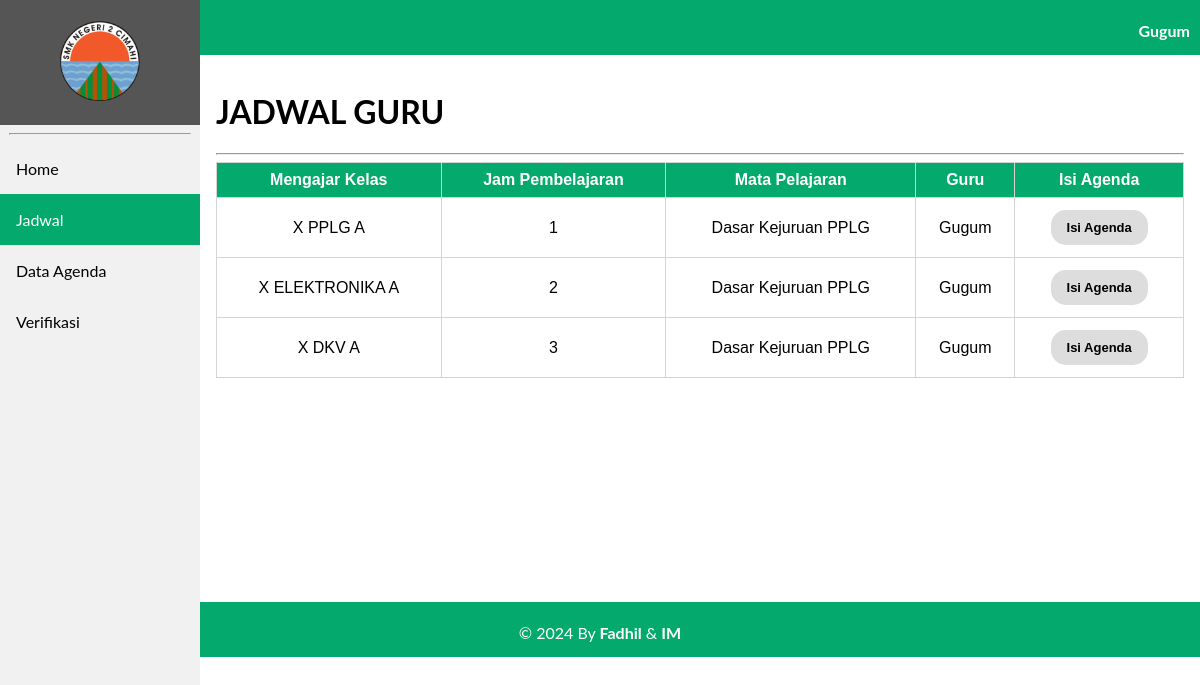
Before: /agenda/data_agenda_guru.php?id=198111032008011005 with the older database file.
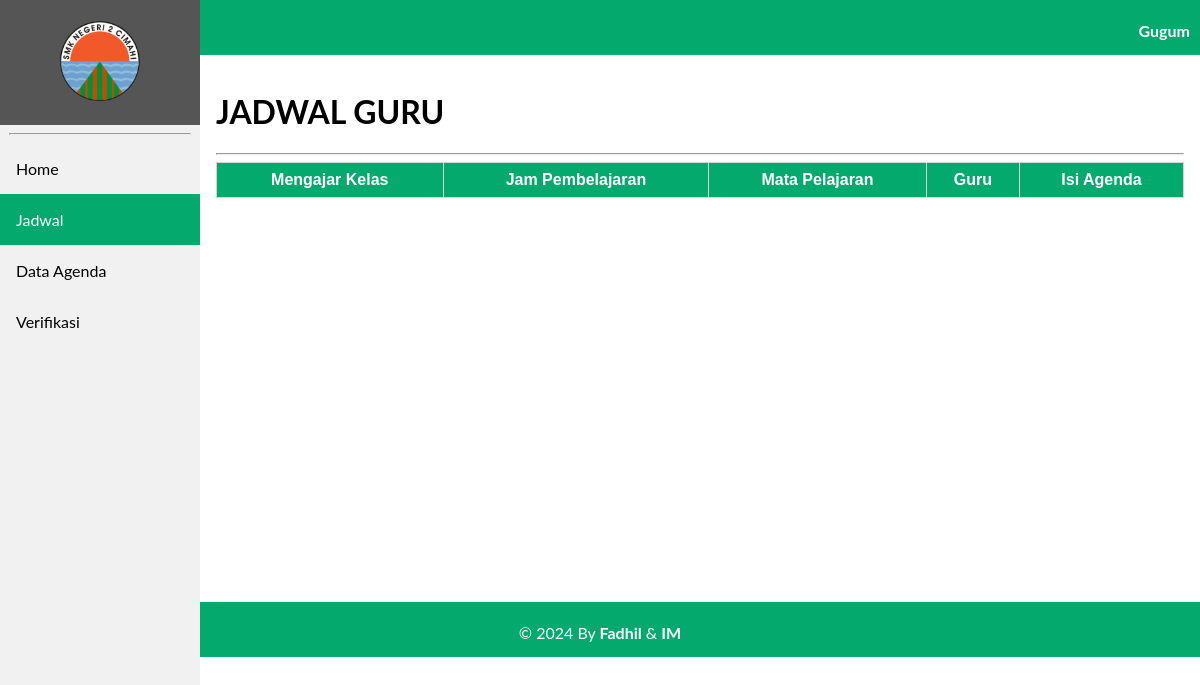
After: the same page with the newer database file.
### tables this page shows
CREATE TABLE `tb_guru` (
  `nip` varchar(18) NOT NULL,
  `id_mapel` varchar(6) NOT NULL,
  `nama_guru` varchar(100) NOT NULL,
  `password` varchar(100) NOT NULL,
  `role` int(11) NOT NULL
);

CREATE TABLE `tb_jadwal` (
  `id_jadwal` int(11) NOT NULL,
  `id_kelas` varchar(6) NOT NULL,
  `hari` varchar(10) NOT NULL,
  `jam` varchar(15) NOT NULL,
  `nip` varchar(18) NOT NULL,
  `id_mapel` varchar(6) NOT NULL,
  `ruangan` varchar(50) NOT NULL
);

CREATE TABLE `tb_kelas` (
  `id_kelas` varchar(6) NOT NULL,
  `nama_kelas` varchar(50) NOT NULL,
  `username` varchar(50) NOT NULL,
  `password` varchar(50) NOT NULL,
  `role` int(11) NOT NULL
);

CREATE TABLE `tb_mapel` (
  `id_mapel` varchar(6) NOT NULL,
  `nama_mapel` varchar(70) NOT NULL
);

### agenda/data_agenda_guru.php (the view, shortened to what this page needs)
<!DOCTYPE html>
<html lang="en">
<?php
    include 'koneksi.php';
    $nip = $_GET['id'];
    $sql1 = "SELECT * FROM tb_guru WHERE nip='$nip'";
    $k = mysqli_query($Conn,$sql1);
?>
<head>
    <link rel="stylesheet" href="navbar.css">
</head>
<body>
    <header>
        <div class="sidebar">
            <a href="beranda2.php?id=<?= $nip ?>"><center><img src="image/2cmi.PNG" style="width: 80px; padding: 5px;"></center></a>
            <hr  style="width: 90%;">
            <a href="beranda2.php?id=<?= $nip ?>">Home</a>
            <a class="active" href="data_agenda_guru.php?id=<?= $nip ?>">Jadwal</a>
            <a href="tampil_agenda_guru.php?id=<?= $nip ?>">Data Agenda</a>
            <a href="verifikasi.php?id=<?= $nip ?>">Verifikasi</a>
        </div>
    </header>
    <div class="head">
        <?php
              foreach($k as $nama){ ?>
              <p style="margin-right: 10px;"><b><?= $nama['nama_guru'] ?></b></p>
            <?php
              }
          ?>
    </div>
    <div class="content">
        <h1>JADWAL GURU</h1><hr>
        <table>
            <tr>
                <th>Mengajar Kelas</th>
                <th>Jam Pembelajaran</th>
                <th>Mata Pelajaran</th>
                <th>Guru</th>
                <th>Isi Agenda</th>
            </tr>
                <?php
                        $sql ="SELECT tb_jadwal.jam, tb_jadwal.hari, tb_kelas.nama_kelas, tb_guru.nama_guru, tb_mapel.nama_mapel, tb_jadwal.nip, tb_mapel.id_mapel, tb_jadwal.id_kelas, tb_jadwal.id_mapel
                        FROM tb_jadwal INNER JOIN tb_kelas ON tb_jadwal.id_kelas = tb_kelas.id_kelas INNER JOIN
                        tb_guru ON tb_jadwal.nip = tb_guru.nip INNER JOIN tb_mapel ON tb_jadwal.id_mapel = tb_mapel.id_mapel WHERE tb_jadwal.nip='$nip'";
                        $proses = mysqli_query($Conn, $sql);
                    foreach($proses as $jadwal){ ?>
                        <tr>
                        <td><?= $jadwal['nama_kelas'] ?></td>
                        <td><?= $jadwal['jam'] ?></td>
                        <td><?= $jadwal['nama_mapel'] ?></td>
                        <td><?= $jadwal['nama_guru'] ?></td>
                        <td><a href="isi_agenda_guru.php?nip=<?= $nip ?>&jam=<?= $jadwal['jam'] ?>&kel=<?= $jadwal['id_kelas'] ?>&map=<?= $jadwal['id_mapel'] ?>"><center><button class="btn"><b>Isi Agenda</b></button></center></a></td>
                        </tr>
                <?php
             }  ?>
        </table>
    </div>
    <div class="footer">
        <p>&copy; 2024 By <b>Fadhil</b> & <b>IM</b></p>
    </div>
</body>
</html>

Changed rows visible on the page:
removed tb_jadwal: id_kelas.nama_kelas "X PPLG A", jam "1", id_mapel.nama_mapel "Dasar Kejuruan PPLG", tb_guru.nama_guru "Gugum"
removed tb_jadwal: id_kelas.nama_kelas "X ELEKTRONIKA A", jam "2", id_mapel.nama_mapel "Dasar Kejuruan PPLG", tb_guru.nama_guru "Gugum"
removed tb_jadwal: id_kelas.nama_kelas "X DKV A", jam "3", id_mapel.nama_mapel "Dasar Kejuruan PPLG", tb_guru.nama_guru "Gugum"
